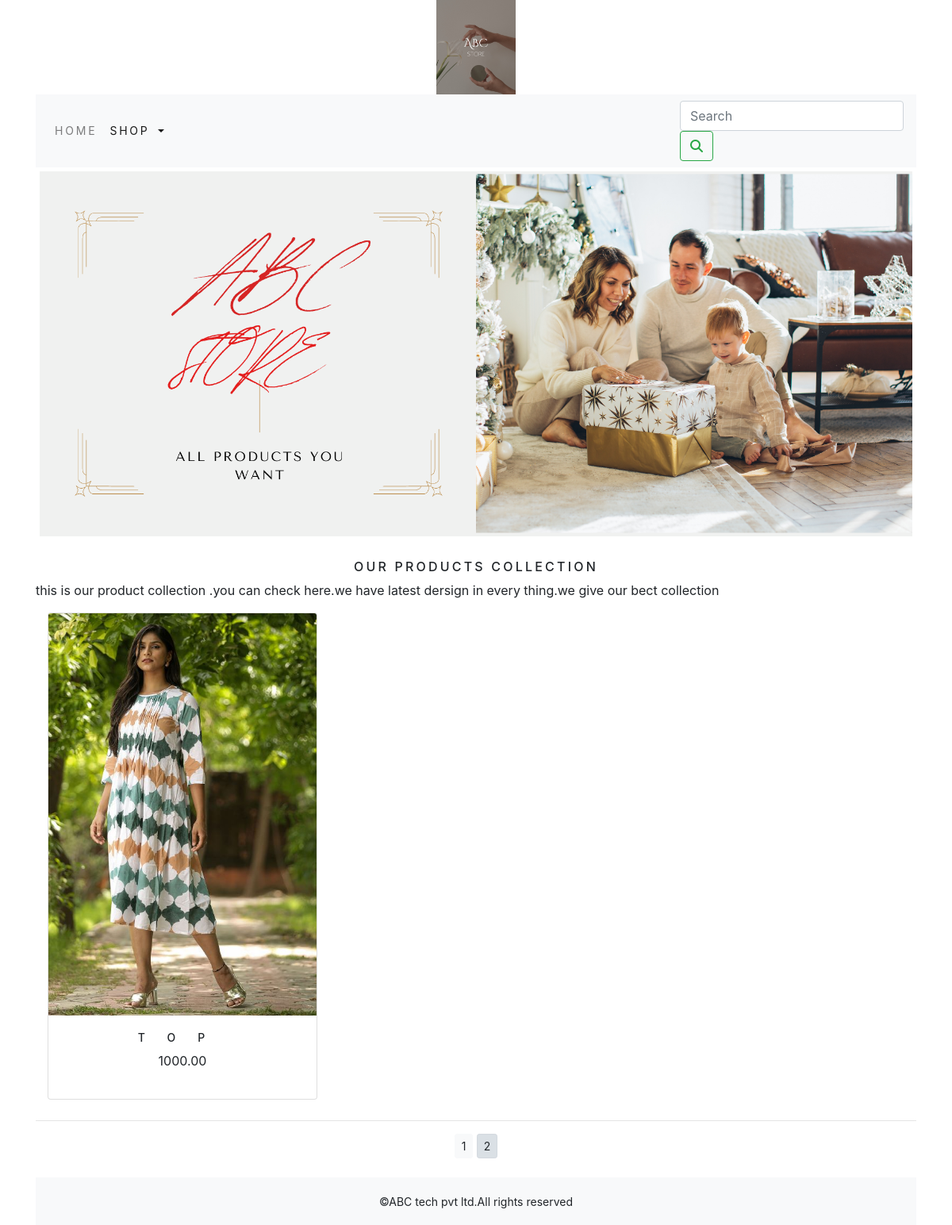
Screenshot of /shop/?page=2 with the database file from the repository.
### shop/models.py (models this page shows)
class Product(models.Model):
    name=models.CharField(max_length=250,unique=True)
    slug=models.SlugField(max_length=250,unique=True)
    description=models.TextField(blank=True)
    price=models.DecimalField(max_digits=10,decimal_places=2)
    category=models.ForeignKey(Category,on_delete=models.CASCADE)
    image=models.ImageField(upload_to='product',blank=True)
    stock=models.IntegerField()
    available=models.BooleanField(default=True)
    created=models.DateTimeField(auto_now_add=True)
    updated=models.DateTimeField(auto_now=True)
    class Meta:
        ordering=('name',)
        verbose_name='product'
        verbose_name_plural='products'
    def get_url(self):
        return reverse('shop:prodCatdetail',args=[self.category.slug,self.slug])

### shop/views.py (the view)
# urls.py: path('',views.allProdCat,name='allProdCat'),
def allProdCat(request,c_slug=None):
    c_page=None
    products_list=None
    if c_slug!=None:
        c_page=get_object_or_404(Category,slug=c_slug)
        products_list=Product.objects.all().filter(category=c_page,available=True)
    else:
        products_list=Product.objects.all().filter(available=True)
    paginator=Paginator(products_list,6)
    try:
            page=int(request.GET.get('page','1'))
    except:
            page=1
    try:
        products=paginator.page(page)
    except(EmptyPage,InvalidPage):
        products=paginator.page(paginator.num_pages)
    return render(request,"category.html",{'category':c_page,'products':products})

### cart/context_processors.py (called while the page is built)
def counter(request):
    item_count=0
    if 'admin' in request.path:
        return {}
    else:
        try:
            cart=Cart.objects.filter(cart_id=_cart_id(request))
            cart_items= CartItem.objects.all().filter(cart=cart[:1])
            for cart_item in cart_items:
                item_count += cart_item.quantity
        except Cart.DoesNotExist:
            item_count=0
    return dict(item_count=item_count)

### cart/views.py (called while the page is built)
def _cart_id(request):
    cart=request.session.session_key
    if not cart:
        cart=request.session.create()
    return cart

### shop/context_processors.py (called while the page is built)
def menu_links(request):
    links=Category.objects.all()
    return dict(links=links)

### shop/models.py (called while the page is built)
    def get_url(self):
        return reverse('shop:products_by_category',args=[self.slug])

### templates/category.html (shortened to what this page needs)
{% extends 'base.html' %}
{% load static %}
{% block content %}
<div class="mx-auto">
    {% if category %}
    <img class="my_image" src="{{category.image.url}}" alt="{{category.name}}">
</div>
<br>
<div>
    <h1 class="text-center my_title">{{category.name}}</h1>
    <p class="text-justify">{{category.description}}</p>
</div>
    {% else %}
<div>
    <img class="my_image my_image_padding" src="{% static 'img/banner.png' %}" alt="Our Products">
</div>
<br>
<div>
    <h1 class="text-center my_title">Our Products Collection</h1>
    <p class="text-justify">this is our product collection .you can check here.we have latest dersign in every thing.we give our bect collection</p>
</div>
{% endif %}
<div class="container">
    <div class="row mx_auto">
    {% for product in products.object_list %}
    <div class="my_bottom_margin col-9 col-sm-12 col-md-4 col-lg-4">
        <div class="card text-center" style="min-width:18rem;">
            <a href="{{product.get_url}}"><img class="card-img-top my_image" src="{{product.image.url}}" alt="{{product.name}}"></a>
            <div class="card-body">
                <h4>{{product.name}}</h4>
                <p>{{product.price}}</p>
            </div>
        </div>
    </div>
    </div>
    {% endfor %}
</div>
<div class="mx-auto">
    {% if products.paginator.num_pages > 1 %}
    <hr>
    <div class="text-center">
        {% for pg in products.paginator.page_range %}
        <a href="?page={{pg}}" class="btn btn-light btn-sm {% if products.number == pg %} active {% endif %}">{{pg}}</a>
    {% endfor %}
    </div>
    {% endif %}
</div>
<br>
{% endblock %}

### static/css/custom.css (style rules this page uses)
.my_image { width :100%; height :auto; }
.my_title { font-size :16px; text-transform :uppercase; letter-spacing :.2em; }
.my_image_padding { padding :5px; }
.my_bottom_margin { margin-bottom: 10px; }
.card-body h4 { font-size :14px; text-transform :uppercase; letter-spacing :2em; }

### rows the page displays
Product: image (picture), name "TOP", price "1000.00"

### other values shown
{{ pg }} "1" "2"
